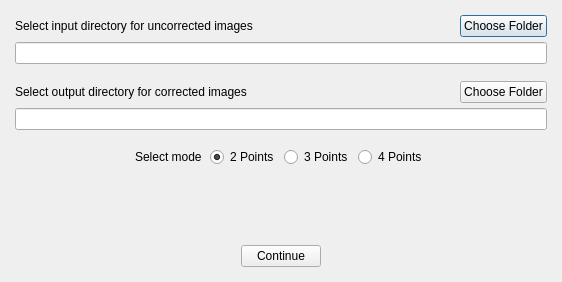
<?xml version="1.0" encoding="UTF-8"?>
<ui version="4.0">
 <class>DialogSelectFolder</class>
 <widget class="QDialog" name="DialogSelectFolder">
  <property name="geometry">
   <rect>
    <x>0</x>
    <y>0</y>
    <width>562</width>
    <height>282</height>
   </rect>
  </property>
  <property name="sizePolicy">
   <sizepolicy hsizetype="Preferred" vsizetype="Preferred">
    <horstretch>0</horstretch>
    <verstretch>0</verstretch>
   </sizepolicy>
  </property>
  <property name="windowTitle">
   <string>Retrospective Photo Registration</string>
  </property>
  <layout class="QVBoxLayout" name="verticalLayout">
   <property name="spacing">
    <number>5</number>
   </property>
   <property name="leftMargin">
    <number>15</number>
   </property>
   <property name="topMargin">
    <number>15</number>
   </property>
   <property name="rightMargin">
    <number>15</number>
   </property>
   <property name="bottomMargin">
    <number>15</number>
   </property>
   <item>
    <layout class="QHBoxLayout" name="horizontalLayout">
     <item>
      <widget class="QLabel" name="label">
       <property name="text">
        <string>Select input directory for uncorrected images</string>
       </property>
      </widget>
     </item>
     <item>
      <spacer name="horizontalSpacer">
       <property name="orientation">
        <enum>Qt::Horizontal</enum>
       </property>
       <property name="sizeHint" stdset="0">
        <size>
         <width>40</width>
         <height>20</height>
        </size>
       </property>
      </spacer>
     </item>
     <item>
      <widget class="QPushButton" name="pushButtonInput">
       <property name="text">
        <string>Choose Folder</string>
       </property>
      </widget>
     </item>
    </layout>
   </item>
   <item>
    <widget class="QLineEdit" name="lineEditPathInput"/>
   </item>
   <item>
    <spacer name="verticalSpacer">
     <property name="orientation">
      <enum>Qt::Vertical</enum>
     </property>
     <property name="sizeType">
      <enum>QSizePolicy::Fixed</enum>
     </property>
     <property name="sizeHint" stdset="0">
      <size>
       <width>20</width>
       <height>12</height>
      </size>
     </property>
    </spacer>
   </item>
   <item>
    <layout class="QHBoxLayout" name="horizontalLayout_3">
     <item>
      <widget class="QLabel" name="label_2">
       <property name="text">
        <string>Select output directory for corrected images</string>
       </property>
      </widget>
     </item>
     <item>
      <spacer name="horizontalSpacer_4">
       <property name="orientation">
        <enum>Qt::Horizontal</enum>
       </property>
       <property name="sizeHint" stdset="0">
        <size>
         <width>40</width>
         <height>20</height>
        </size>
       </property>
      </spacer>
     </item>
     <item>
      <widget class="QPushButton" name="pushButtonOutput">
       <property name="text">
        <string>Choose Folder</string>
       </property>
      </widget>
     </item>
    </layout>
   </item>
   <item>
    <widget class="QLineEdit" name="lineEditPathOutput"/>
   </item>
   <item>
    <spacer name="verticalSpacer_3">
     <property name="orientation">
      <enum>Qt::Vertical</enum>
     </property>
     <property name="sizeType">
      <enum>QSizePolicy::Fixed</enum>
     </property>
     <property name="sizeHint" stdset="0">
      <size>
       <width>20</width>
       <height>12</height>
      </size>
     </property>
    </spacer>
   </item>
   <item>
    <layout class="QHBoxLayout" name="horizontalLayout_4">
     <item>
      <spacer name="horizontalSpacer_6">
       <property name="orientation">
        <enum>Qt::Horizontal</enum>
       </property>
       <property name="sizeHint" stdset="0">
        <size>
         <width>40</width>
         <height>20</height>
        </size>
       </property>
      </spacer>
     </item>
     <item>
      <widget class="QLabel" name="label_3">
       <property name="text">
        <string>Select mode </string>
       </property>
      </widget>
     </item>
     <item>
      <widget class="QRadioButton" name="radioButton2Points">
       <property name="text">
        <string>2 Points</string>
       </property>
       <property name="checked">
        <bool>true</bool>
       </property>
      </widget>
     </item>
     <item>
      <widget class="QRadioButton" name="radioButton3Points">
       <property name="text">
        <string>3 Points</string>
       </property>
       <property name="checked">
        <bool>false</bool>
       </property>
      </widget>
     </item>
     <item>
      <widget class="QRadioButton" name="radioButton4Points">
       <property name="text">
        <string>4 Points</string>
       </property>
       <property name="checked">
        <bool>false</bool>
       </property>
      </widget>
     </item>
     <item>
      <spacer name="horizontalSpacer_5">
       <property name="orientation">
        <enum>Qt::Horizontal</enum>
       </property>
       <property name="sizeHint" stdset="0">
        <size>
         <width>40</width>
         <height>20</height>
        </size>
       </property>
      </spacer>
     </item>
    </layout>
   </item>
   <item>
    <spacer name="verticalSpacer_2">
     <property name="orientation">
      <enum>Qt::Vertical</enum>
     </property>
     <property name="sizeType">
      <enum>QSizePolicy::MinimumExpanding</enum>
     </property>
     <property name="sizeHint" stdset="0">
      <size>
       <width>20</width>
       <height>18</height>
      </size>
     </property>
    </spacer>
   </item>
   <item>
    <layout class="QHBoxLayout" name="horizontalLayout_2">
     <item>
      <spacer name="horizontalSpacer_2">
       <property name="orientation">
        <enum>Qt::Horizontal</enum>
       </property>
       <property name="sizeHint" stdset="0">
        <size>
         <width>40</width>
         <height>20</height>
        </size>
       </property>
      </spacer>
     </item>
     <item>
      <widget class="QPushButton" name="pushButton_2">
       <property name="text">
        <string>Continue</string>
       </property>
      </widget>
     </item>
     <item>
      <spacer name="horizontalSpacer_3">
       <property name="orientation">
        <enum>Qt::Horizontal</enum>
       </property>
       <property name="sizeHint" stdset="0">
        <size>
         <width>40</width>
         <height>20</height>
        </size>
       </property>
      </spacer>
     </item>
    </layout>
   </item>
  </layout>
 </widget>
 <resources/>
 <connections>
  <connection>
   <sender>pushButtonInput</sender>
   <signal>clicked()</signal>
   <receiver>DialogSelectFolder</receiver>
   <slot>OnButtonInputPath()</slot>
   <hints>
    <hint type="sourcelabel">
     <x>537</x>
     <y>28</y>
    </hint>
    <hint type="destinationlabel">
     <x>561</x>
     <y>87</y>
    </hint>
   </hints>
  </connection>
  <connection>
   <sender>pushButtonOutput</sender>
   <signal>clicked()</signal>
   <receiver>DialogSelectFolder</receiver>
   <slot>OnButtonOutputPath()</slot>
   <hints>
    <hint type="sourcelabel">
     <x>531</x>
     <y>114</y>
    </hint>
    <hint type="destinationlabel">
     <x>561</x>
     <y>194</y>
    </hint>
   </hints>
  </connection>
  <connection>
   <sender>pushButton_2</sender>
   <signal>clicked()</signal>
   <receiver>DialogSelectFolder</receiver>
   <slot>OnButtonRegister()</slot>
   <hints>
    <hint type="sourcelabel">
     <x>320</x>
     <y>265</y>
    </hint>
    <hint type="destinationlabel">
     <x>329</x>
     <y>281</y>
    </hint>
   </hints>
  </connection>
 </connections>
 <slots>
  <slot>OnButtonInputPath()</slot>
  <slot>OnButtonOutputPath()</slot>
  <slot>OnButtonRegister()</slot>
 </slots>
</ui>
